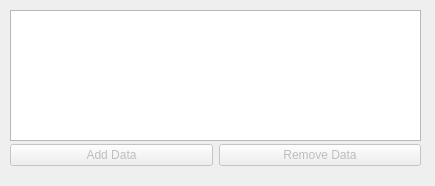
<?xml version="1.0" encoding="UTF-8"?>
<ui version="4.0">
 <class>wDataEditor</class>
 <widget class="QWidget" name="wDataEditor">
  <property name="geometry">
   <rect>
    <x>0</x>
    <y>0</y>
    <width>435</width>
    <height>186</height>
   </rect>
  </property>
  <property name="minimumSize">
   <size>
    <width>0</width>
    <height>128</height>
   </size>
  </property>
  <property name="windowTitle">
   <string>Form</string>
  </property>
  <widget class="QTreeView" name="treeOpenFiles">
   <property name="geometry">
    <rect>
     <x>10</x>
     <y>10</y>
     <width>411</width>
     <height>131</height>
    </rect>
   </property>
   <property name="minimumSize">
    <size>
     <width>0</width>
     <height>0</height>
    </size>
   </property>
  </widget>
  <widget class="QWidget" name="layoutWidget">
   <property name="geometry">
    <rect>
     <x>10</x>
     <y>140</y>
     <width>411</width>
     <height>31</height>
    </rect>
   </property>
   <layout class="QHBoxLayout" name="horizontalLayout_2">
    <item>
     <widget class="QPushButton" name="btnAddData">
      <property name="enabled">
       <bool>false</bool>
      </property>
      <property name="text">
       <string>Add Data</string>
      </property>
     </widget>
    </item>
    <item>
     <widget class="QPushButton" name="btnRemoveData">
      <property name="enabled">
       <bool>false</bool>
      </property>
      <property name="text">
       <string>Remove Data</string>
      </property>
     </widget>
    </item>
   </layout>
  </widget>
 </widget>
 <resources/>
 <connections/>
</ui>
